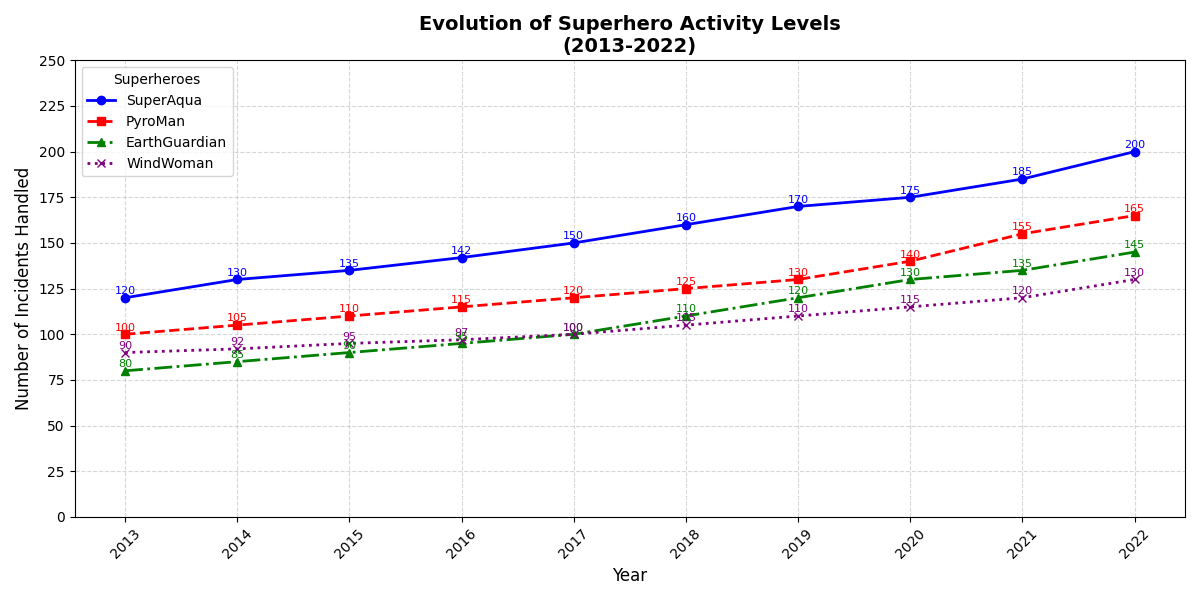

Generate this figure with Python:
import matplotlib.pyplot as plt
import numpy as np

# Backstory:
# We are comparing the evolution of four different superhero activity levels over a decade.
# These superheroes are: SuperAqua, PyroMan, EarthGuardian, and WindWoman.
# The data represents the frequency of their heroics per year from 2013 to 2022.

# Define years
years = np.array(list(range(2013, 2023)))

# Heroic activities data (in number of incidents handled)
superaqua_activities = np.array([120, 130, 135, 142, 150, 160, 170, 175, 185, 200])
pyroman_activities = np.array([100, 105, 110, 115, 120, 125, 130, 140, 155, 165])
earthguardian_activities = np.array([80, 85, 90, 95, 100, 110, 120, 130, 135, 145])
windwoman_activities = np.array([90, 92, 95, 97, 100, 105, 110, 115, 120, 130])

# Create the plot
plt.figure(figsize=(12, 6))

# Plot each superhero's activities with distinct line styles and markers
plt.plot(years, superaqua_activities, marker='o', linestyle='-', color='blue', linewidth=2, label='SuperAqua')
plt.plot(years, pyroman_activities, marker='s', linestyle='--', color='red', linewidth=2, label='PyroMan')
plt.plot(years, earthguardian_activities, marker='^', linestyle='-.', color='green', linewidth=2, label='EarthGuardian')
plt.plot(years, windwoman_activities, marker='x', linestyle=':', color='purple', linewidth=2, label='WindWoman')

# Annotate data points for clarity
for (x, y) in zip(years, superaqua_activities):
    plt.text(x, y + 2, f'{y}', color='blue', fontsize=8, ha='center')

for (x, y) in zip(years, pyroman_activities):
    plt.text(x, y + 2, f'{y}', color='red', fontsize=8, ha='center')

for (x, y) in zip(years, earthguardian_activities):
    plt.text(x, y + 2, f'{y}', color='green', fontsize=8, ha='center')

for (x, y) in zip(years, windwoman_activities):
    plt.text(x, y + 2, f'{y}', color='purple', fontsize=8, ha='center')

# Title and labels
plt.title('Evolution of Superhero Activity Levels\n(2013-2022)', fontsize=14, fontweight='bold', ha='center')
plt.xlabel('Year', fontsize=12)
plt.ylabel('Number of Incidents Handled', fontsize=12)

# Customize ticks
plt.xticks(years, rotation=45)
plt.yticks(range(0, 251, 25))

# Add a legend
plt.legend(title='Superheroes', fontsize=10, loc='upper left')

# Grid lines for better readability
plt.grid(True, linestyle='--', alpha=0.5)

# Automatically adjust layout to prevent overlap
plt.tight_layout()

# Show the plot
plt.show()
